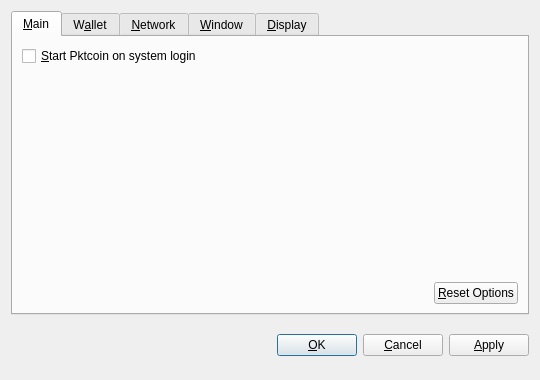
<?xml version="1.0" encoding="UTF-8"?>
<ui version="4.0">
 <class>OptionsDialog</class>
 <widget class="QDialog" name="OptionsDialog">
  <property name="geometry">
   <rect>
    <x>0</x>
    <y>0</y>
    <width>540</width>
    <height>380</height>
   </rect>
  </property>
  <property name="windowTitle">
   <string>Options</string>
  </property>
  <property name="modal">
   <bool>true</bool>
  </property>
  <layout class="QVBoxLayout" name="verticalLayout">
   <item>
    <widget class="QTabWidget" name="tabWidget">
     <property name="tabPosition">
      <enum>QTabWidget::North</enum>
     </property>
     <property name="currentIndex">
      <number>0</number>
     </property>
     <widget class="QWidget" name="tabMain">
      <attribute name="title">
       <string>&amp;Main</string>
      </attribute>
      <layout class="QVBoxLayout" name="verticalLayout_Main">
       <item>
        <widget class="QCheckBox" name="bitcoinAtStartup">
         <property name="toolTip">
          <string>Automatically start Pktcoin after logging in to the system.</string>
         </property>
         <property name="text">
          <string>&amp;Start Pktcoin on system login</string>
         </property>
        </widget>
       </item>
       <item>
        <spacer name="verticalSpacer_Main">
         <property name="orientation">
          <enum>Qt::Vertical</enum>
         </property>
         <property name="sizeHint" stdset="0">
          <size>
           <width>20</width>
           <height>40</height>
          </size>
         </property>
        </spacer>
       </item>
       <item>
        <layout class="QHBoxLayout" name="horizontalLayout_2_Main">
         <item>
          <spacer name="horizontalSpacer_2_Main">
           <property name="orientation">
            <enum>Qt::Horizontal</enum>
           </property>
           <property name="sizeHint" stdset="0">
            <size>
             <width>40</width>
             <height>20</height>
            </size>
           </property>
          </spacer>
         </item>
         <item>
          <widget class="QPushButton" name="resetButton">
           <property name="toolTip">
            <string>Reset all client options to default.</string>
           </property>
           <property name="text">
            <string>&amp;Reset Options</string>
           </property>
           <property name="autoDefault">
            <bool>false</bool>
           </property>
          </widget>
         </item>
        </layout>
       </item>
      </layout>
     </widget>
     <widget class="QWidget" name="tabWallet">
      <attribute name="title">
       <string>W&amp;allet</string>
      </attribute>
      <layout class="QVBoxLayout" name="verticalLayout_Network">
       <item>
        <widget class="QLabel" name="transactionFeeInfoLabel">
         <property name="text">
          <string>Optional transaction fee per kB that helps make sure your transactions are processed quickly. Most transactions are 1 kB.</string>
         </property>
         <property name="textFormat">
          <enum>Qt::PlainText</enum>
         </property>
         <property name="wordWrap">
          <bool>true</bool>
         </property>
        </widget>
       </item>
       <item>
        <layout class="QHBoxLayout" name="horizontalLayout_1_Main">
         <item>
          <widget class="QLabel" name="transactionFeeLabel">
           <property name="text">
            <string>Pay transaction &amp;fee</string>
           </property>
           <property name="textFormat">
            <enum>Qt::PlainText</enum>
           </property>
           <property name="buddy">
            <cstring>transactionFee</cstring>
           </property>
          </widget>
         </item>
         <item>
          <widget class="BitcoinAmountField" name="transactionFee"/>
         </item>
         <item>
          <spacer name="horizontalSpacer_1_Main">
           <property name="orientation">
            <enum>Qt::Horizontal</enum>
           </property>
           <property name="sizeHint" stdset="0">
            <size>
             <width>40</width>
             <height>20</height>
            </size>
           </property>
          </spacer>
         </item>
        </layout>
       </item>
       <item>
        <widget class="QLabel" name="label">
         <property name="text">
          <string>If you disable the spending of unconfirmed change, the change from a transaction cannot be used until that transaction has at least one confirmation. This also affects how your balance is computed.</string>
         </property>
         <property name="wordWrap">
          <bool>true</bool>
         </property>
        </widget>
       </item>
       <item>
        <widget class="QCheckBox" name="spendZeroConfChange">
         <property name="text">
          <string>Spend unconfirmed change  (experts only)</string>
         </property>
        </widget>
       </item>
       <item>
        <spacer name="verticalSpacer">
         <property name="orientation">
          <enum>Qt::Vertical</enum>
         </property>
         <property name="sizeHint" stdset="0">
          <size>
           <width>20</width>
           <height>40</height>
          </size>
         </property>
        </spacer>
       </item>
      </layout>
     </widget>
     <widget class="QWidget" name="tabNetwork">
      <attribute name="title">
       <string>&amp;Network</string>
      </attribute>
      <layout class="QVBoxLayout" name="verticalLayout_Network">
       <item>
        <widget class="QCheckBox" name="mapPortUpnp">
         <property name="toolTip">
          <string>Automatically open the Pktcoin client port on the router. This only works when your router supports UPnP and it is enabled.</string>
         </property>
         <property name="text">
          <string>Map port using &amp;UPnP</string>
         </property>
        </widget>
       </item>
       <item>
        <widget class="QCheckBox" name="connectSocks">
         <property name="toolTip">
          <string>Connect to the Pktcoin network through a SOCKS proxy (e.g. when connecting through Tor).</string>
         </property>
         <property name="text">
          <string>&amp;Connect through SOCKS proxy:</string>
         </property>
        </widget>
       </item>
       <item>
        <layout class="QHBoxLayout" name="horizontalLayout_Network">
         <item>
          <widget class="QLabel" name="proxyIpLabel">
           <property name="text">
            <string>Proxy &amp;IP:</string>
           </property>
           <property name="textFormat">
            <enum>Qt::PlainText</enum>
           </property>
           <property name="buddy">
            <cstring>proxyIp</cstring>
           </property>
          </widget>
         </item>
         <item>
          <widget class="QValidatedLineEdit" name="proxyIp">
           <property name="maximumSize">
            <size>
             <width>140</width>
             <height>16777215</height>
            </size>
           </property>
           <property name="toolTip">
            <string>IP address of the proxy (e.g. 127.0.0.1)</string>
           </property>
          </widget>
         </item>
         <item>
          <widget class="QLabel" name="proxyPortLabel">
           <property name="text">
            <string>&amp;Port:</string>
           </property>
           <property name="textFormat">
            <enum>Qt::PlainText</enum>
           </property>
           <property name="buddy">
            <cstring>proxyPort</cstring>
           </property>
          </widget>
         </item>
         <item>
          <widget class="QLineEdit" name="proxyPort">
           <property name="maximumSize">
            <size>
             <width>55</width>
             <height>16777215</height>
            </size>
           </property>
           <property name="toolTip">
            <string>Port of the proxy (e.g. 9050)</string>
           </property>
          </widget>
         </item>
         <item>
          <widget class="QLabel" name="socksVersionLabel">
           <property name="text">
            <string>SOCKS &amp;Version:</string>
           </property>
           <property name="textFormat">
            <enum>Qt::PlainText</enum>
           </property>
           <property name="buddy">
            <cstring>socksVersion</cstring>
           </property>
          </widget>
         </item>
         <item>
          <widget class="QValueComboBox" name="socksVersion">
           <property name="toolTip">
            <string>SOCKS version of the proxy (e.g. 5)</string>
           </property>
          </widget>
         </item>
         <item>
          <spacer name="horizontalSpacer_Network">
           <property name="orientation">
            <enum>Qt::Horizontal</enum>
           </property>
           <property name="sizeHint" stdset="0">
            <size>
             <width>40</width>
             <height>20</height>
            </size>
           </property>
          </spacer>
         </item>
        </layout>
       </item>
       <item>
        <spacer name="verticalSpacer_Network">
         <property name="orientation">
          <enum>Qt::Vertical</enum>
         </property>
         <property name="sizeHint" stdset="0">
          <size>
           <width>20</width>
           <height>40</height>
          </size>
         </property>
        </spacer>
       </item>
      </layout>
     </widget>
     <widget class="QWidget" name="tabWindow">
      <attribute name="title">
       <string>&amp;Window</string>
      </attribute>
      <layout class="QVBoxLayout" name="verticalLayout_Window">
       <item>
        <widget class="QCheckBox" name="minimizeToTray">
         <property name="toolTip">
          <string>Show only a tray icon after minimizing the window.</string>
         </property>
         <property name="text">
          <string>&amp;Minimize to the tray instead of the taskbar</string>
         </property>
        </widget>
       </item>
       <item>
        <widget class="QCheckBox" name="minimizeOnClose">
         <property name="toolTip">
          <string>Minimize instead of exit the application when the window is closed. When this option is enabled, the application will be closed only after selecting Quit in the menu.</string>
         </property>
         <property name="text">
          <string>M&amp;inimize on close</string>
         </property>
        </widget>
       </item>
       <item>
        <spacer name="verticalSpacer_Window">
         <property name="orientation">
          <enum>Qt::Vertical</enum>
         </property>
         <property name="sizeHint" stdset="0">
          <size>
           <width>20</width>
           <height>40</height>
          </size>
         </property>
        </spacer>
       </item>
      </layout>
     </widget>
     <widget class="QWidget" name="tabDisplay">
      <attribute name="title">
       <string>&amp;Display</string>
      </attribute>
      <layout class="QVBoxLayout" name="verticalLayout_Display">
       <item>
        <layout class="QHBoxLayout" name="horizontalLayout_1_Display">
         <item>
          <widget class="QLabel" name="langLabel">
           <property name="text">
            <string>User Interface &amp;language:</string>
           </property>
           <property name="textFormat">
            <enum>Qt::PlainText</enum>
           </property>
           <property name="buddy">
            <cstring>lang</cstring>
           </property>
          </widget>
         </item>
         <item>
          <widget class="QValueComboBox" name="lang">
           <property name="toolTip">
            <string>The user interface language can be set here. This setting will take effect after restarting Pktcoin.</string>
           </property>
          </widget>
         </item>
        </layout>
       </item>
       <item>
        <layout class="QHBoxLayout" name="horizontalLayout_2_Display">
         <item>
          <widget class="QLabel" name="unitLabel">
           <property name="text">
            <string>&amp;Unit to show amounts in:</string>
           </property>
           <property name="textFormat">
            <enum>Qt::PlainText</enum>
           </property>
           <property name="buddy">
            <cstring>unit</cstring>
           </property>
          </widget>
         </item>
         <item>
          <widget class="QValueComboBox" name="unit">
           <property name="toolTip">
            <string>Choose the default subdivision unit to show in the interface and when sending coins.</string>
           </property>
          </widget>
         </item>
        </layout>
       </item>
       <item>
        <widget class="QCheckBox" name="displayAddresses">
         <property name="toolTip">
          <string>Whether to show Pktcoin addresses in the transaction list or not.</string>
         </property>
         <property name="text">
          <string>&amp;Display addresses in transaction list</string>
         </property>
        </widget>
       </item>
       <item>
        <widget class="QCheckBox" name="coinControlFeatures">
         <property name="toolTip">
          <string>Whether to show coin control features or not.</string>
         </property>
         <property name="text">
          <string>Display coin &amp;control features (experts only!)</string>
         </property>
        </widget>
       </item>
       <item>
        <spacer name="verticalSpacer_Display">
         <property name="orientation">
          <enum>Qt::Vertical</enum>
         </property>
         <property name="sizeHint" stdset="0">
          <size>
           <width>20</width>
           <height>40</height>
          </size>
         </property>
        </spacer>
       </item>
      </layout>
     </widget>
    </widget>
   </item>
   <item>
    <layout class="QHBoxLayout" name="horizontalLayout_Buttons">
     <item>
      <spacer name="horizontalSpacer_1">
       <property name="orientation">
        <enum>Qt::Horizontal</enum>
       </property>
       <property name="sizeHint" stdset="0">
        <size>
         <width>40</width>
         <height>48</height>
        </size>
       </property>
      </spacer>
     </item>
     <item>
      <widget class="QLabel" name="statusLabel">
       <property name="font">
        <font>
         <weight>75</weight>
         <bold>true</bold>
        </font>
       </property>
       <property name="text">
        <string/>
       </property>
       <property name="textFormat">
        <enum>Qt::PlainText</enum>
       </property>
       <property name="wordWrap">
        <bool>true</bool>
       </property>
      </widget>
     </item>
     <item>
      <spacer name="horizontalSpacer_2">
       <property name="orientation">
        <enum>Qt::Horizontal</enum>
       </property>
       <property name="sizeHint" stdset="0">
        <size>
         <width>40</width>
         <height>48</height>
        </size>
       </property>
      </spacer>
     </item>
     <item>
      <widget class="QPushButton" name="okButton">
       <property name="text">
        <string>&amp;OK</string>
       </property>
      </widget>
     </item>
     <item>
      <widget class="QPushButton" name="cancelButton">
       <property name="text">
        <string>&amp;Cancel</string>
       </property>
       <property name="autoDefault">
        <bool>false</bool>
       </property>
      </widget>
     </item>
     <item>
      <widget class="QPushButton" name="applyButton">
       <property name="text">
        <string>&amp;Apply</string>
       </property>
       <property name="autoDefault">
        <bool>false</bool>
       </property>
      </widget>
     </item>
    </layout>
   </item>
  </layout>
 </widget>
 <customwidgets>
  <customwidget>
   <class>BitcoinAmountField</class>
   <extends>QSpinBox</extends>
   <header>bitcoinamountfield.h</header>
  </customwidget>
  <customwidget>
   <class>QValueComboBox</class>
   <extends>QComboBox</extends>
   <header>qvaluecombobox.h</header>
  </customwidget>
  <customwidget>
   <class>QValidatedLineEdit</class>
   <extends>QLineEdit</extends>
   <header>qvalidatedlineedit.h</header>
  </customwidget>
 </customwidgets>
 <resources/>
 <connections/>
</ui>
